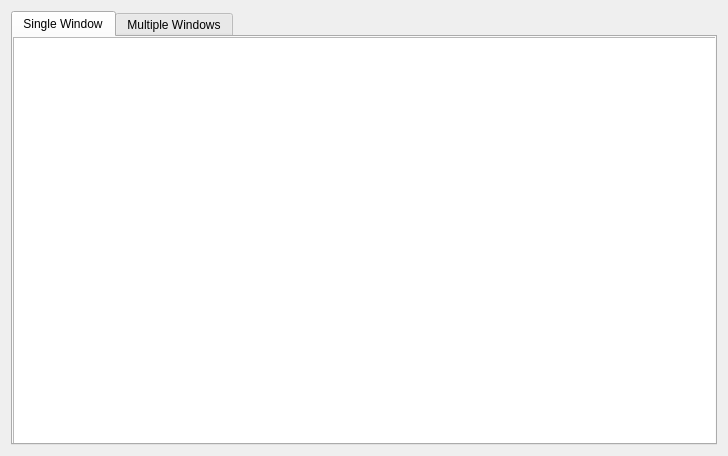
<?xml version="1.0" encoding="UTF-8"?>
<ui version="4.0">
 <class>WaveForm</class>
 <widget class="QWidget" name="WaveForm">
  <property name="geometry">
   <rect>
    <x>0</x>
    <y>0</y>
    <width>728</width>
    <height>456</height>
   </rect>
  </property>
  <property name="windowTitle">
   <string>Form</string>
  </property>
  <layout class="QVBoxLayout" name="verticalLayout">
   <item>
    <widget class="QTabWidget" name="tabWidget">
     <property name="currentIndex">
      <number>0</number>
     </property>
     <widget class="QWidget" name="tab">
      <attribute name="title">
       <string>Single Window</string>
      </attribute>
      <widget class="PyDMWaveformPlot" name="PyDMWaveformPlot">
       <property name="geometry">
        <rect>
         <x>0</x>
         <y>0</y>
         <width>711</width>
         <height>421</height>
        </rect>
       </property>
       <property name="toolTip">
        <string/>
       </property>
       <property name="showXGrid">
        <bool>true</bool>
       </property>
       <property name="showYGrid">
        <bool>true</bool>
       </property>
       <property name="axisColor">
        <color>
         <red>206</red>
         <green>206</green>
         <blue>206</blue>
        </color>
       </property>
       <property name="showRightAxis">
        <bool>true</bool>
       </property>
       <property name="title" stdset="0">
        <string/>
       </property>
       <property name="yLabels">
        <stringlist/>
       </property>
       <property name="curves">
        <stringlist>
         <string>{&quot;y_channel&quot;: &quot;ca://${DEVICE}:STR0:STREAM_SLOWSHORT0&quot;, &quot;x_channel&quot;: null, &quot;name&quot;: &quot;&quot;, &quot;color&quot;: &quot;#55ffff&quot;, &quot;lineStyle&quot;: 1, &quot;lineWidth&quot;: 1, &quot;symbol&quot;: null, &quot;symbolSize&quot;: 10, &quot;redraw_mode&quot;: 2}</string>
         <string>{&quot;y_channel&quot;: &quot;ca://${DEVICE}:STR0:STREAM_SLOWSHORT1&quot;, &quot;x_channel&quot;: null, &quot;name&quot;: &quot;&quot;, &quot;color&quot;: &quot;#55ff7f&quot;, &quot;lineStyle&quot;: 1, &quot;lineWidth&quot;: 1, &quot;symbol&quot;: null, &quot;symbolSize&quot;: 10, &quot;redraw_mode&quot;: 2}</string>
         <string>{&quot;y_channel&quot;: &quot;ca://${DEVICE}:STR0:STREAM_SLOWSHORT2&quot;, &quot;x_channel&quot;: null, &quot;name&quot;: &quot;&quot;, &quot;color&quot;: &quot;#ffff7f&quot;, &quot;lineStyle&quot;: 1, &quot;lineWidth&quot;: 1, &quot;symbol&quot;: null, &quot;symbolSize&quot;: 10, &quot;redraw_mode&quot;: 2}</string>
         <string>{&quot;y_channel&quot;: &quot;ca://${DEVICE}:STR0:STREAM_SLOWSHORT3&quot;, &quot;x_channel&quot;: null, &quot;name&quot;: &quot;&quot;, &quot;color&quot;: &quot;#ffaa7f&quot;, &quot;lineStyle&quot;: 1, &quot;lineWidth&quot;: 1, &quot;symbol&quot;: null, &quot;symbolSize&quot;: 10, &quot;redraw_mode&quot;: 2}</string>
        </stringlist>
       </property>
      </widget>
     </widget>
     <widget class="QWidget" name="tab_2">
      <attribute name="title">
       <string>Multiple Windows</string>
      </attribute>
      <widget class="QWidget" name="gridLayoutWidget">
       <property name="geometry">
        <rect>
         <x>0</x>
         <y>0</y>
         <width>711</width>
         <height>421</height>
        </rect>
       </property>
       <layout class="QGridLayout" name="gridLayout">
        <property name="spacing">
         <number>20</number>
        </property>
        <item row="0" column="2">
         <widget class="PyDMWaveformPlot" name="PyDMWaveformPlot_2">
          <property name="toolTip">
           <string/>
          </property>
          <property name="showXGrid">
           <bool>true</bool>
          </property>
          <property name="showYGrid">
           <bool>true</bool>
          </property>
          <property name="axisColor">
           <color>
            <red>227</red>
            <green>227</green>
            <blue>227</blue>
           </color>
          </property>
          <property name="showRightAxis">
           <bool>true</bool>
          </property>
          <property name="title" stdset="0">
           <string>CH 1</string>
          </property>
          <property name="curves">
           <stringlist>
            <string>{&quot;y_channel&quot;: &quot;ca://${DEVICE}:STR0:STREAM_SLOWSHORT1&quot;, &quot;x_channel&quot;: null, &quot;name&quot;: &quot;&quot;, &quot;color&quot;: &quot;#55ff7f&quot;, &quot;lineStyle&quot;: 1, &quot;lineWidth&quot;: 1, &quot;symbol&quot;: null, &quot;symbolSize&quot;: 10, &quot;redraw_mode&quot;: 2}</string>
           </stringlist>
          </property>
         </widget>
        </item>
        <item row="1" column="2">
         <widget class="PyDMWaveformPlot" name="PyDMWaveformPlot_5">
          <property name="toolTip">
           <string/>
          </property>
          <property name="showXGrid">
           <bool>true</bool>
          </property>
          <property name="showYGrid">
           <bool>true</bool>
          </property>
          <property name="axisColor">
           <color>
            <red>215</red>
            <green>215</green>
            <blue>215</blue>
           </color>
          </property>
          <property name="showRightAxis">
           <bool>true</bool>
          </property>
          <property name="title" stdset="0">
           <string>CH 3</string>
          </property>
          <property name="curves">
           <stringlist>
            <string>{&quot;y_channel&quot;: &quot;ca://${DEVICE}:STR0:STREAM_SLOWSHORT3&quot;, &quot;x_channel&quot;: null, &quot;name&quot;: &quot;&quot;, &quot;color&quot;: &quot;#ffaa7f&quot;, &quot;lineStyle&quot;: 1, &quot;lineWidth&quot;: 1, &quot;symbol&quot;: null, &quot;symbolSize&quot;: 10, &quot;redraw_mode&quot;: 2}</string>
           </stringlist>
          </property>
         </widget>
        </item>
        <item row="1" column="0">
         <widget class="PyDMWaveformPlot" name="PyDMWaveformPlot_4">
          <property name="toolTip">
           <string/>
          </property>
          <property name="showXGrid">
           <bool>true</bool>
          </property>
          <property name="showYGrid">
           <bool>true</bool>
          </property>
          <property name="axisColor">
           <color>
            <red>214</red>
            <green>214</green>
            <blue>214</blue>
           </color>
          </property>
          <property name="showRightAxis">
           <bool>true</bool>
          </property>
          <property name="title" stdset="0">
           <string>CH 2</string>
          </property>
          <property name="curves">
           <stringlist>
            <string>{&quot;y_channel&quot;: &quot;ca://${DEVICE}:STR0:STREAM_SLOWSHORT3&quot;, &quot;x_channel&quot;: null, &quot;name&quot;: &quot;&quot;, &quot;color&quot;: &quot;#ffff7f&quot;, &quot;lineStyle&quot;: 1, &quot;lineWidth&quot;: 1, &quot;symbol&quot;: null, &quot;symbolSize&quot;: 10, &quot;redraw_mode&quot;: 2}</string>
           </stringlist>
          </property>
         </widget>
        </item>
        <item row="0" column="0">
         <widget class="PyDMWaveformPlot" name="PyDMWaveformPlot_3">
          <property name="toolTip">
           <string/>
          </property>
          <property name="showXGrid">
           <bool>true</bool>
          </property>
          <property name="showYGrid">
           <bool>true</bool>
          </property>
          <property name="axisColor">
           <color>
            <red>224</red>
            <green>224</green>
            <blue>224</blue>
           </color>
          </property>
          <property name="showRightAxis">
           <bool>true</bool>
          </property>
          <property name="title" stdset="0">
           <string>CH 0</string>
          </property>
          <property name="showLegend">
           <bool>false</bool>
          </property>
          <property name="curves">
           <stringlist>
            <string>{&quot;y_channel&quot;: &quot;ca://${DEVICE}:STR0:STREAM_SLOWSHORT0&quot;, &quot;x_channel&quot;: null, &quot;name&quot;: &quot;&quot;, &quot;color&quot;: &quot;#55ffff&quot;, &quot;lineStyle&quot;: 1, &quot;lineWidth&quot;: 1, &quot;symbol&quot;: null, &quot;symbolSize&quot;: 10, &quot;redraw_mode&quot;: 2}</string>
           </stringlist>
          </property>
         </widget>
        </item>
       </layout>
      </widget>
     </widget>
    </widget>
   </item>
  </layout>
 </widget>
 <customwidgets>
  <customwidget>
   <class>PyDMWaveformPlot</class>
   <extends>QGraphicsView</extends>
   <header>pydm.widgets.waveformplot</header>
  </customwidget>
 </customwidgets>
 <resources/>
 <connections/>
</ui>
